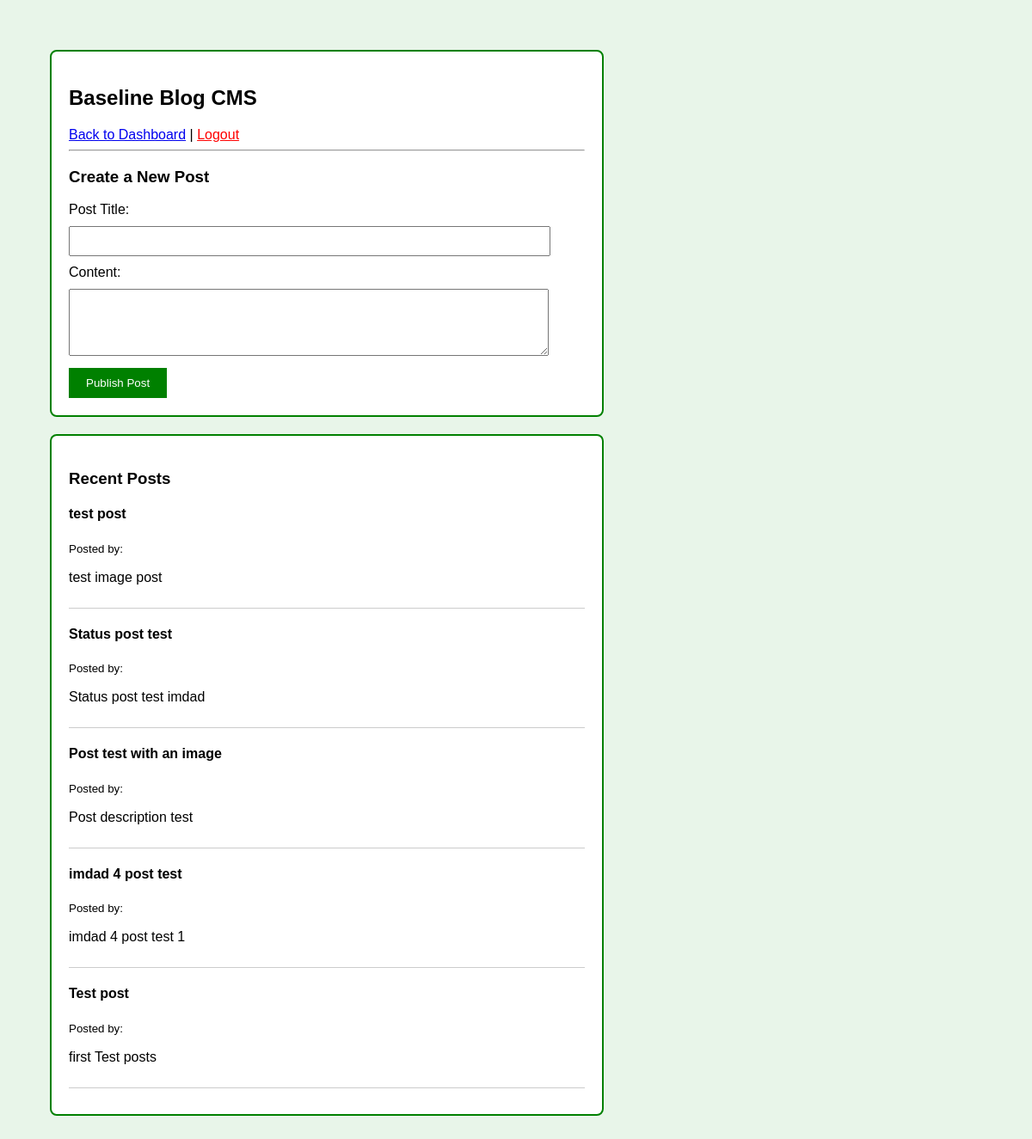
Before: /Version_A_Baseline/blog.php (signed in) with the older database file.
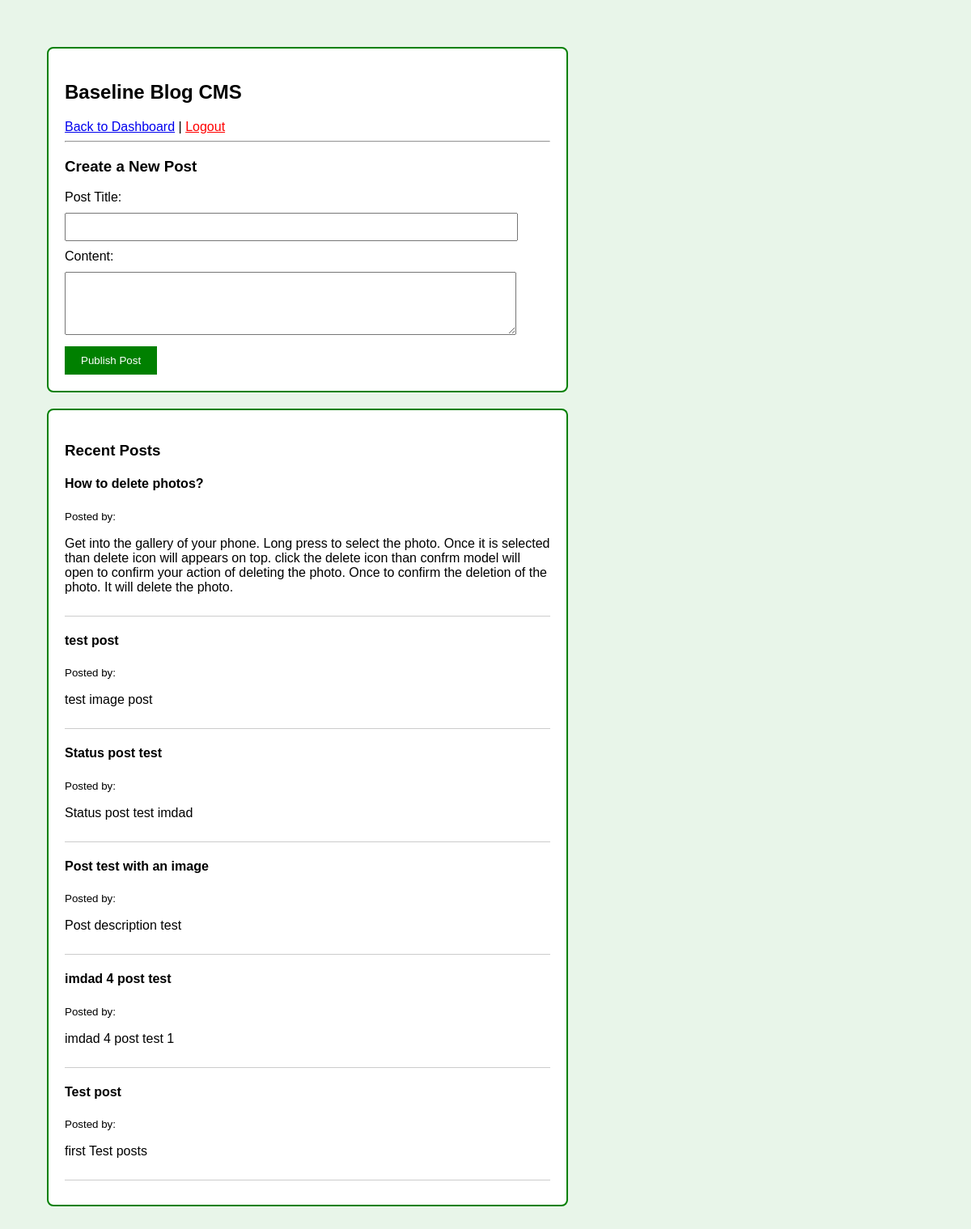
After: the same page with the newer database file.
### tables this page shows
CREATE TABLE posts (
                    id INTEGER PRIMARY KEY AUTOINCREMENT,
                    title TEXT NOT NULL,
                    category_id INTEGER NULL,
                    content TEXT NOT NULL,
                    author_id INTEGER NOT NULL,
                    status TEXT DEFAULT 'published',
                    created_at DATETIME DEFAULT CURRENT_TIMESTAMP
                , banner_image TEXT NULL);

### public/Version_A_Baseline/blog.php (the view, shortened to what this page needs)
<?php
require 'db.php';
$pdo->exec("
    CREATE TABLE IF NOT EXISTS posts (
        id INTEGER PRIMARY KEY AUTOINCREMENT,
        title TEXT NOT NULL,
        content TEXT NOT NULL,
        author TEXT NOT NULL
    )
");
$posts = [];
try {
    $stmt = $pdo->query("SELECT * FROM posts ORDER BY id DESC");
    $posts = $stmt->fetchAll(PDO::FETCH_ASSOC);
} catch (PDOException $e) {
    echo "Error fetching posts.";
}
?>
<!DOCTYPE html>
<html>
<head>
</head>
<body>
<div class="container">
    <h2>Baseline Blog CMS</h2>
    <a href="dashboard.php">Back to Dashboard</a> | <a href="login.php?logout=true" style="color: red;">Logout</a>
    <hr>
    <h3>Create a New Post</h3>
    <form method="POST" action="">
        <label>Post Title:</label><br>
        <input type="text" name="title" required><br>
        <label>Content:</label><br>
        <textarea name="content" rows="4" required></textarea><br>
        <button type="submit">Publish Post</button>
    </form>
</div>
<div class="container">
    <h3>Recent Posts</h3>
    <?php if (empty($posts)): ?>
        <p>No posts yet.</p>
    <?php else: ?>
        <?php foreach ($posts as $post): ?>
            <div class="post">
                <h4><?= $post['title'] ?></h4>
                <p><small>Posted by: <?= $post['author'] ?></small></p>
                <p><?= $post['content'] ?></p>
            </div>
        <?php endforeach; ?>
    <?php endif; ?>
</div>
</body>
</html>

### public/Version_A_Baseline/blog.php (style rules this page uses)
body { font-family: Arial, sans-serif; padding: 50px; background-color: #e8f5e9; }
.container { background: white; padding: 20px; border-radius: 8px; width: 600px; border: 2px solid green; margin-bottom: 20px; }
.post { border-bottom: 1px solid #ccc; padding-bottom: 10px; margin-bottom: 10px; }
input, textarea { width: 90%; padding: 8px; margin: 10px 0; }
button { padding: 10px 20px; background: green; color: white; border: none; cursor: pointer; }

Changed rows visible on the page:
added posts: title "How to delete photos?", content "Get into the gallery of your phone. Long press to select the photo. Once it is selected than delete icon will appears on top. click the delete icon than confrm model will open to confirm your action of deleting the photo. Once to confirm the deletion of the photo. It will delete the photo."
